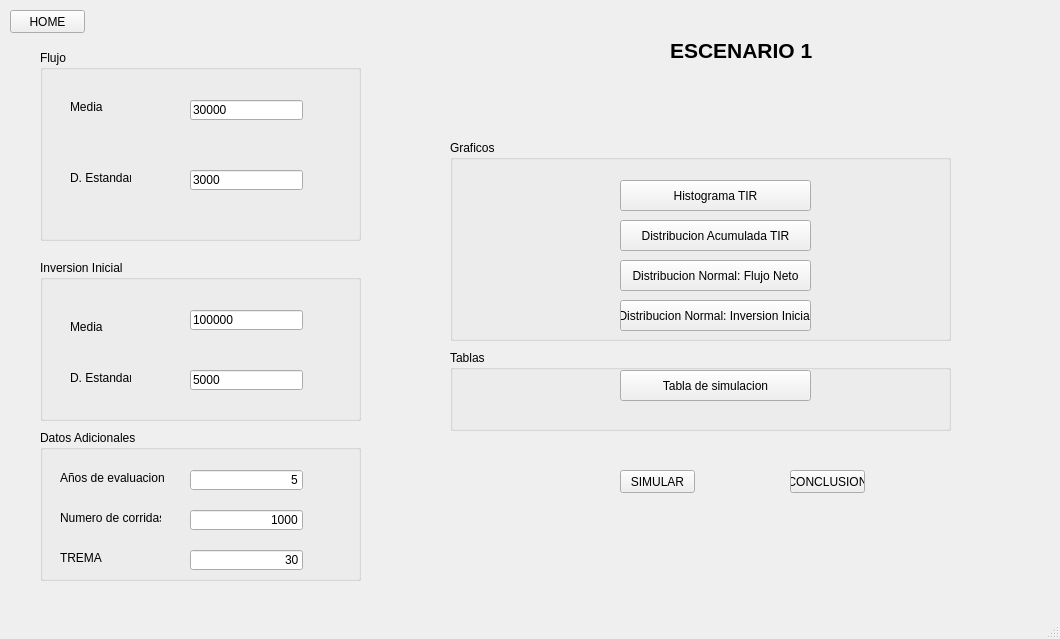
<?xml version="1.0" encoding="UTF-8"?>
<ui version="4.0">
 <class>ventanaEsc1</class>
 <widget class="QMainWindow" name="ventanaEsc1">
  <property name="geometry">
   <rect>
    <x>0</x>
    <y>0</y>
    <width>1060</width>
    <height>639</height>
   </rect>
  </property>
  <property name="windowTitle">
   <string>MainWindow</string>
  </property>
  <widget class="QWidget" name="centralwidget">
   <widget class="QGroupBox" name="groupBox">
    <property name="geometry">
     <rect>
      <x>40</x>
      <y>50</y>
      <width>321</width>
      <height>191</height>
     </rect>
    </property>
    <property name="title">
     <string>Flujo</string>
    </property>
    <widget class="QLabel" name="label">
     <property name="geometry">
      <rect>
       <x>30</x>
       <y>50</y>
       <width>47</width>
       <height>13</height>
      </rect>
     </property>
     <property name="text">
      <string>Media</string>
     </property>
    </widget>
    <widget class="QLabel" name="label_2">
     <property name="geometry">
      <rect>
       <x>30</x>
       <y>120</y>
       <width>61</width>
       <height>16</height>
      </rect>
     </property>
     <property name="text">
      <string>D. Estandar</string>
     </property>
    </widget>
    <widget class="QLineEdit" name="media_flujo">
     <property name="geometry">
      <rect>
       <x>150</x>
       <y>50</y>
       <width>113</width>
       <height>20</height>
      </rect>
     </property>
     <property name="text">
      <string>30000</string>
     </property>
    </widget>
    <widget class="QLineEdit" name="desviacionE_flujo">
     <property name="geometry">
      <rect>
       <x>150</x>
       <y>120</y>
       <width>113</width>
       <height>20</height>
      </rect>
     </property>
     <property name="text">
      <string>3000</string>
     </property>
    </widget>
   </widget>
   <widget class="QGroupBox" name="groupBox_2">
    <property name="geometry">
     <rect>
      <x>40</x>
      <y>260</y>
      <width>321</width>
      <height>161</height>
     </rect>
    </property>
    <property name="title">
     <string>Inversion Inicial</string>
    </property>
    <widget class="QLabel" name="label_3">
     <property name="geometry">
      <rect>
       <x>30</x>
       <y>60</y>
       <width>47</width>
       <height>13</height>
      </rect>
     </property>
     <property name="text">
      <string>Media</string>
     </property>
    </widget>
    <widget class="QLabel" name="label_4">
     <property name="geometry">
      <rect>
       <x>30</x>
       <y>110</y>
       <width>61</width>
       <height>16</height>
      </rect>
     </property>
     <property name="text">
      <string>D. Estandar</string>
     </property>
    </widget>
    <widget class="QLineEdit" name="media_inv">
     <property name="geometry">
      <rect>
       <x>150</x>
       <y>50</y>
       <width>113</width>
       <height>20</height>
      </rect>
     </property>
     <property name="text">
      <string>100000</string>
     </property>
    </widget>
    <widget class="QLineEdit" name="desviacionE_inv">
     <property name="geometry">
      <rect>
       <x>150</x>
       <y>110</y>
       <width>113</width>
       <height>20</height>
      </rect>
     </property>
     <property name="text">
      <string>5000</string>
     </property>
    </widget>
   </widget>
   <widget class="QPushButton" name="boton_home">
    <property name="geometry">
     <rect>
      <x>10</x>
      <y>10</y>
      <width>75</width>
      <height>23</height>
     </rect>
    </property>
    <property name="text">
     <string>HOME</string>
    </property>
   </widget>
   <widget class="QPushButton" name="boton_simular">
    <property name="geometry">
     <rect>
      <x>620</x>
      <y>470</y>
      <width>75</width>
      <height>23</height>
     </rect>
    </property>
    <property name="text">
     <string>SIMULAR</string>
    </property>
   </widget>
   <widget class="QPushButton" name="pushButton_conclusion">
    <property name="geometry">
     <rect>
      <x>790</x>
      <y>470</y>
      <width>75</width>
      <height>23</height>
     </rect>
    </property>
    <property name="text">
     <string>CONCLUSION</string>
    </property>
   </widget>
   <widget class="QLabel" name="label_5">
    <property name="geometry">
     <rect>
      <x>670</x>
      <y>40</y>
      <width>241</width>
      <height>20</height>
     </rect>
    </property>
    <property name="font">
     <font>
      <family>MS Shell Dlg 2</family>
      <pointsize>16</pointsize>
      <weight>75</weight>
      <italic>false</italic>
      <bold>true</bold>
     </font>
    </property>
    <property name="toolTip">
     <string>&lt;html&gt;&lt;head/&gt;&lt;body&gt;&lt;p&gt;&lt;span style=&quot; color:#767676;&quot;&gt;ESCENARIO 1&lt;/span&gt;&lt;/p&gt;&lt;/body&gt;&lt;/html&gt;</string>
    </property>
    <property name="text">
     <string>ESCENARIO 1</string>
    </property>
   </widget>
   <widget class="QGroupBox" name="groupBox_3">
    <property name="geometry">
     <rect>
      <x>40</x>
      <y>430</y>
      <width>321</width>
      <height>151</height>
     </rect>
    </property>
    <property name="title">
     <string>Datos Adicionales</string>
    </property>
    <widget class="QLabel" name="label_6">
     <property name="geometry">
      <rect>
       <x>20</x>
       <y>40</y>
       <width>111</width>
       <height>16</height>
      </rect>
     </property>
     <property name="text">
      <string>Años de evaluacion</string>
     </property>
    </widget>
    <widget class="QLabel" name="label_7">
     <property name="geometry">
      <rect>
       <x>20</x>
       <y>80</y>
       <width>101</width>
       <height>16</height>
      </rect>
     </property>
     <property name="text">
      <string>Numero de corridas</string>
     </property>
    </widget>
    <widget class="QLineEdit" name="lineEdit_anios">
     <property name="geometry">
      <rect>
       <x>150</x>
       <y>40</y>
       <width>113</width>
       <height>20</height>
      </rect>
     </property>
     <property name="layoutDirection">
      <enum>Qt::RightToLeft</enum>
     </property>
     <property name="autoFillBackground">
      <bool>true</bool>
     </property>
     <property name="inputMask">
      <string/>
     </property>
     <property name="text">
      <string>5</string>
     </property>
     <property name="alignment">
      <set>Qt::AlignRight|Qt::AlignTrailing|Qt::AlignVCenter</set>
     </property>
     <property name="dragEnabled">
      <bool>true</bool>
     </property>
    </widget>
    <widget class="QLineEdit" name="lineEdit_Ncorridas">
     <property name="geometry">
      <rect>
       <x>150</x>
       <y>80</y>
       <width>113</width>
       <height>20</height>
      </rect>
     </property>
     <property name="inputMask">
      <string/>
     </property>
     <property name="text">
      <string>1000</string>
     </property>
     <property name="alignment">
      <set>Qt::AlignRight|Qt::AlignTrailing|Qt::AlignVCenter</set>
     </property>
    </widget>
    <widget class="QLabel" name="label_8">
     <property name="geometry">
      <rect>
       <x>20</x>
       <y>120</y>
       <width>101</width>
       <height>16</height>
      </rect>
     </property>
     <property name="text">
      <string>TREMA</string>
     </property>
    </widget>
    <widget class="QLineEdit" name="lineEdit_TREMA">
     <property name="geometry">
      <rect>
       <x>150</x>
       <y>120</y>
       <width>113</width>
       <height>20</height>
      </rect>
     </property>
     <property name="inputMask">
      <string/>
     </property>
     <property name="text">
      <string>30</string>
     </property>
     <property name="alignment">
      <set>Qt::AlignRight|Qt::AlignTrailing|Qt::AlignVCenter</set>
     </property>
    </widget>
   </widget>
   <widget class="QGroupBox" name="groupBox_4">
    <property name="geometry">
     <rect>
      <x>450</x>
      <y>140</y>
      <width>501</width>
      <height>201</height>
     </rect>
    </property>
    <property name="title">
     <string>Graficos</string>
    </property>
    <widget class="QPushButton" name="pushButton_histoTIR">
     <property name="geometry">
      <rect>
       <x>170</x>
       <y>40</y>
       <width>191</width>
       <height>31</height>
      </rect>
     </property>
     <property name="text">
      <string>Histograma TIR</string>
     </property>
    </widget>
    <widget class="QPushButton" name="pushButton_distNInvIni">
     <property name="geometry">
      <rect>
       <x>170</x>
       <y>160</y>
       <width>191</width>
       <height>31</height>
      </rect>
     </property>
     <property name="text">
      <string>Distribucion Normal: Inversion Inicial</string>
     </property>
    </widget>
    <widget class="QPushButton" name="pushButton_distNFlujoNeto">
     <property name="geometry">
      <rect>
       <x>170</x>
       <y>120</y>
       <width>191</width>
       <height>31</height>
      </rect>
     </property>
     <property name="text">
      <string>Distribucion Normal: Flujo Neto</string>
     </property>
    </widget>
    <widget class="QPushButton" name="pushButton_distAcuTIR">
     <property name="geometry">
      <rect>
       <x>170</x>
       <y>80</y>
       <width>191</width>
       <height>31</height>
      </rect>
     </property>
     <property name="text">
      <string>Distribucion Acumulada TIR</string>
     </property>
    </widget>
   </widget>
   <widget class="QGroupBox" name="groupBox_5">
    <property name="geometry">
     <rect>
      <x>450</x>
      <y>350</y>
      <width>501</width>
      <height>81</height>
     </rect>
    </property>
    <property name="title">
     <string>Tablas</string>
    </property>
    <widget class="QPushButton" name="pushButton_tablaS">
     <property name="geometry">
      <rect>
       <x>170</x>
       <y>20</y>
       <width>191</width>
       <height>31</height>
      </rect>
     </property>
     <property name="text">
      <string>Tabla de simulacion</string>
     </property>
    </widget>
   </widget>
  </widget>
  <widget class="QStatusBar" name="statusbar"/>
 </widget>
 <resources/>
 <connections/>
</ui>
